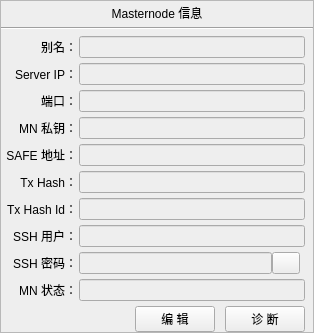
<?xml version="1.0" encoding="UTF-8"?>
<ui version="4.0">
 <class>CurrentMasternode</class>
 <widget class="QWidget" name="CurrentMasternode">
  <property name="geometry">
   <rect>
    <x>0</x>
    <y>0</y>
    <width>314</width>
    <height>322</height>
   </rect>
  </property>
  <property name="windowTitle">
   <string>Form</string>
  </property>
  <property name="autoFillBackground">
   <bool>false</bool>
  </property>
  <property name="styleSheet">
   <string notr="true">QWidget#CurrentMasternode{ 
border-image:url(:/images/dlg_bk2.png);
}
QWidget{
background:#EEEEEE;
}
</string>
  </property>
  <layout class="QVBoxLayout" name="verticalLayout">
   <property name="spacing">
    <number>0</number>
   </property>
   <property name="leftMargin">
    <number>0</number>
   </property>
   <property name="topMargin">
    <number>0</number>
   </property>
   <property name="rightMargin">
    <number>0</number>
   </property>
   <property name="bottomMargin">
    <number>0</number>
   </property>
   <item>
    <widget class="QFrame" name="cmnFrame">
     <property name="styleSheet">
      <string notr="true"/>
     </property>
     <property name="frameShape">
      <enum>QFrame::StyledPanel</enum>
     </property>
     <property name="frameShadow">
      <enum>QFrame::Raised</enum>
     </property>
     <layout class="QVBoxLayout" name="verticalLayout_2">
      <property name="spacing">
       <number>2</number>
      </property>
      <property name="leftMargin">
       <number>0</number>
      </property>
      <property name="topMargin">
       <number>0</number>
      </property>
      <property name="rightMargin">
       <number>0</number>
      </property>
      <property name="bottomMargin">
       <number>0</number>
      </property>
      <item>
       <widget class="QLabel" name="label">
        <property name="sizePolicy">
         <sizepolicy hsizetype="Expanding" vsizetype="Preferred">
          <horstretch>0</horstretch>
          <verstretch>0</verstretch>
         </sizepolicy>
        </property>
        <property name="minimumSize">
         <size>
          <width>0</width>
          <height>24</height>
         </size>
        </property>
        <property name="text">
         <string>Masternode 信息</string>
        </property>
        <property name="alignment">
         <set>Qt::AlignCenter</set>
        </property>
       </widget>
      </item>
      <item>
       <widget class="Line" name="line">
        <property name="orientation">
         <enum>Qt::Horizontal</enum>
        </property>
       </widget>
      </item>
      <item>
       <layout class="QGridLayout" name="gridLayout">
        <property name="leftMargin">
         <number>5</number>
        </property>
        <property name="topMargin">
         <number>4</number>
        </property>
        <property name="rightMargin">
         <number>8</number>
        </property>
        <property name="verticalSpacing">
         <number>5</number>
        </property>
        <item row="1" column="1">
         <widget class="QLabel" name="label_6">
          <property name="sizePolicy">
           <sizepolicy hsizetype="Preferred" vsizetype="Preferred">
            <horstretch>0</horstretch>
            <verstretch>0</verstretch>
           </sizepolicy>
          </property>
          <property name="text">
           <string>Server IP：</string>
          </property>
          <property name="alignment">
           <set>Qt::AlignRight|Qt::AlignTrailing|Qt::AlignVCenter</set>
          </property>
         </widget>
        </item>
        <item row="3" column="1">
         <widget class="QLabel" name="label_12">
          <property name="sizePolicy">
           <sizepolicy hsizetype="Preferred" vsizetype="Preferred">
            <horstretch>0</horstretch>
            <verstretch>0</verstretch>
           </sizepolicy>
          </property>
          <property name="text">
           <string>MN 私钥：</string>
          </property>
          <property name="alignment">
           <set>Qt::AlignRight|Qt::AlignTrailing|Qt::AlignVCenter</set>
          </property>
         </widget>
        </item>
        <item row="2" column="1">
         <widget class="QLabel" name="label_9">
          <property name="sizePolicy">
           <sizepolicy hsizetype="Preferred" vsizetype="Preferred">
            <horstretch>0</horstretch>
            <verstretch>0</verstretch>
           </sizepolicy>
          </property>
          <property name="text">
           <string>端口：</string>
          </property>
          <property name="alignment">
           <set>Qt::AlignRight|Qt::AlignTrailing|Qt::AlignVCenter</set>
          </property>
         </widget>
        </item>
        <item row="5" column="1">
         <widget class="QLabel" name="label_18">
          <property name="sizePolicy">
           <sizepolicy hsizetype="Preferred" vsizetype="Preferred">
            <horstretch>0</horstretch>
            <verstretch>0</verstretch>
           </sizepolicy>
          </property>
          <property name="text">
           <string>Tx Hash：</string>
          </property>
          <property name="alignment">
           <set>Qt::AlignRight|Qt::AlignTrailing|Qt::AlignVCenter</set>
          </property>
         </widget>
        </item>
        <item row="0" column="1">
         <widget class="QLabel" name="label_2">
          <property name="sizePolicy">
           <sizepolicy hsizetype="Preferred" vsizetype="Preferred">
            <horstretch>0</horstretch>
            <verstretch>0</verstretch>
           </sizepolicy>
          </property>
          <property name="text">
           <string>别名：</string>
          </property>
          <property name="alignment">
           <set>Qt::AlignRight|Qt::AlignTrailing|Qt::AlignVCenter</set>
          </property>
         </widget>
        </item>
        <item row="4" column="1">
         <widget class="QLabel" name="label_15">
          <property name="sizePolicy">
           <sizepolicy hsizetype="Preferred" vsizetype="Preferred">
            <horstretch>0</horstretch>
            <verstretch>0</verstretch>
           </sizepolicy>
          </property>
          <property name="text">
           <string>SAFE 地址：</string>
          </property>
          <property name="alignment">
           <set>Qt::AlignRight|Qt::AlignTrailing|Qt::AlignVCenter</set>
          </property>
         </widget>
        </item>
        <item row="8" column="2">
         <layout class="QHBoxLayout" name="horizontalLayout">
          <property name="rightMargin">
           <number>5</number>
          </property>
          <item>
           <widget class="QLineEdit" name="lineEdit_pwd">
            <property name="enabled">
             <bool>true</bool>
            </property>
            <property name="focusPolicy">
             <enum>Qt::NoFocus</enum>
            </property>
            <property name="contextMenuPolicy">
             <enum>Qt::PreventContextMenu</enum>
            </property>
           </widget>
          </item>
          <item>
           <widget class="QPushButton" name="pushButton">
            <property name="sizePolicy">
             <sizepolicy hsizetype="Minimum" vsizetype="Fixed">
              <horstretch>0</horstretch>
              <verstretch>0</verstretch>
             </sizepolicy>
            </property>
            <property name="minimumSize">
             <size>
              <width>20</width>
              <height>0</height>
             </size>
            </property>
            <property name="maximumSize">
             <size>
              <width>28</width>
              <height>16777215</height>
             </size>
            </property>
            <property name="text">
             <string/>
            </property>
            <property name="icon">
             <iconset resource="../images.qrc">
              <normaloff>:/images/ic_search_nor.png</normaloff>:/images/ic_search_nor.png</iconset>
            </property>
           </widget>
          </item>
         </layout>
        </item>
        <item row="0" column="2">
         <widget class="QLineEdit" name="lineEdit_alias">
          <property name="enabled">
           <bool>true</bool>
          </property>
          <property name="focusPolicy">
           <enum>Qt::NoFocus</enum>
          </property>
          <property name="contextMenuPolicy">
           <enum>Qt::PreventContextMenu</enum>
          </property>
         </widget>
        </item>
        <item row="1" column="2">
         <widget class="QLineEdit" name="lineEdit_ip">
          <property name="enabled">
           <bool>true</bool>
          </property>
          <property name="focusPolicy">
           <enum>Qt::NoFocus</enum>
          </property>
          <property name="contextMenuPolicy">
           <enum>Qt::PreventContextMenu</enum>
          </property>
         </widget>
        </item>
        <item row="7" column="2">
         <widget class="QLineEdit" name="lineEdit_root">
          <property name="enabled">
           <bool>true</bool>
          </property>
          <property name="focusPolicy">
           <enum>Qt::NoFocus</enum>
          </property>
          <property name="contextMenuPolicy">
           <enum>Qt::PreventContextMenu</enum>
          </property>
         </widget>
        </item>
        <item row="6" column="2">
         <widget class="QLineEdit" name="lineEdit_id">
          <property name="enabled">
           <bool>true</bool>
          </property>
          <property name="focusPolicy">
           <enum>Qt::NoFocus</enum>
          </property>
          <property name="contextMenuPolicy">
           <enum>Qt::PreventContextMenu</enum>
          </property>
         </widget>
        </item>
        <item row="9" column="2">
         <widget class="QLineEdit" name="lineEdit_status">
          <property name="enabled">
           <bool>true</bool>
          </property>
          <property name="focusPolicy">
           <enum>Qt::NoFocus</enum>
          </property>
          <property name="contextMenuPolicy">
           <enum>Qt::PreventContextMenu</enum>
          </property>
         </widget>
        </item>
        <item row="5" column="2">
         <widget class="QLineEdit" name="lineEdit_hash">
          <property name="enabled">
           <bool>true</bool>
          </property>
          <property name="focusPolicy">
           <enum>Qt::NoFocus</enum>
          </property>
          <property name="contextMenuPolicy">
           <enum>Qt::PreventContextMenu</enum>
          </property>
         </widget>
        </item>
        <item row="4" column="2">
         <widget class="QLineEdit" name="lineEdit_addr">
          <property name="enabled">
           <bool>true</bool>
          </property>
          <property name="focusPolicy">
           <enum>Qt::NoFocus</enum>
          </property>
          <property name="contextMenuPolicy">
           <enum>Qt::PreventContextMenu</enum>
          </property>
         </widget>
        </item>
        <item row="2" column="2">
         <widget class="QLineEdit" name="lineEdit_port">
          <property name="enabled">
           <bool>true</bool>
          </property>
          <property name="focusPolicy">
           <enum>Qt::NoFocus</enum>
          </property>
          <property name="contextMenuPolicy">
           <enum>Qt::PreventContextMenu</enum>
          </property>
         </widget>
        </item>
        <item row="3" column="2">
         <widget class="QLineEdit" name="lineEdit_prikey">
          <property name="enabled">
           <bool>true</bool>
          </property>
          <property name="focusPolicy">
           <enum>Qt::NoFocus</enum>
          </property>
          <property name="contextMenuPolicy">
           <enum>Qt::PreventContextMenu</enum>
          </property>
         </widget>
        </item>
        <item row="9" column="1">
         <widget class="QLabel" name="label_30">
          <property name="sizePolicy">
           <sizepolicy hsizetype="Preferred" vsizetype="Preferred">
            <horstretch>0</horstretch>
            <verstretch>0</verstretch>
           </sizepolicy>
          </property>
          <property name="text">
           <string>MN 状态：</string>
          </property>
          <property name="alignment">
           <set>Qt::AlignRight|Qt::AlignTrailing|Qt::AlignVCenter</set>
          </property>
         </widget>
        </item>
        <item row="7" column="1">
         <widget class="QLabel" name="label_24">
          <property name="sizePolicy">
           <sizepolicy hsizetype="Preferred" vsizetype="Preferred">
            <horstretch>0</horstretch>
            <verstretch>0</verstretch>
           </sizepolicy>
          </property>
          <property name="text">
           <string>SSH 用户：</string>
          </property>
          <property name="alignment">
           <set>Qt::AlignRight|Qt::AlignTrailing|Qt::AlignVCenter</set>
          </property>
         </widget>
        </item>
        <item row="8" column="1">
         <widget class="QLabel" name="label_27">
          <property name="sizePolicy">
           <sizepolicy hsizetype="Preferred" vsizetype="Preferred">
            <horstretch>0</horstretch>
            <verstretch>0</verstretch>
           </sizepolicy>
          </property>
          <property name="text">
           <string>SSH 密码：</string>
          </property>
          <property name="alignment">
           <set>Qt::AlignRight|Qt::AlignTrailing|Qt::AlignVCenter</set>
          </property>
         </widget>
        </item>
        <item row="6" column="1">
         <widget class="QLabel" name="label_21">
          <property name="sizePolicy">
           <sizepolicy hsizetype="Preferred" vsizetype="Preferred">
            <horstretch>0</horstretch>
            <verstretch>0</verstretch>
           </sizepolicy>
          </property>
          <property name="text">
           <string>Tx Hash Id：</string>
          </property>
          <property name="alignment">
           <set>Qt::AlignRight|Qt::AlignTrailing|Qt::AlignVCenter</set>
          </property>
         </widget>
        </item>
        <item row="10" column="2">
         <layout class="QHBoxLayout" name="horizontalLayout_3">
          <property name="spacing">
           <number>10</number>
          </property>
          <item>
           <spacer name="horizontalSpacer">
            <property name="orientation">
             <enum>Qt::Horizontal</enum>
            </property>
            <property name="sizeHint" stdset="0">
             <size>
              <width>40</width>
              <height>20</height>
             </size>
            </property>
           </spacer>
          </item>
          <item>
           <widget class="QPushButton" name="pb_edit">
            <property name="styleSheet">
             <string notr="true"/>
            </property>
            <property name="text">
             <string>编 辑</string>
            </property>
            <property name="icon">
             <iconset resource="../images.qrc">
              <normaloff>:/images/emo_setting_btn.png</normaloff>:/images/emo_setting_btn.png</iconset>
            </property>
            <property name="flat">
             <bool>false</bool>
            </property>
           </widget>
          </item>
          <item>
           <widget class="QPushButton" name="pb_dig">
            <property name="text">
             <string>诊 断</string>
            </property>
            <property name="icon">
             <iconset resource="../images.qrc">
              <normaloff>:/images/toright_btn.png</normaloff>:/images/toright_btn.png</iconset>
            </property>
           </widget>
          </item>
         </layout>
        </item>
       </layout>
      </item>
      <item>
       <spacer name="verticalSpacer">
        <property name="orientation">
         <enum>Qt::Vertical</enum>
        </property>
        <property name="sizeHint" stdset="0">
         <size>
          <width>20</width>
          <height>40</height>
         </size>
        </property>
       </spacer>
      </item>
     </layout>
    </widget>
   </item>
  </layout>
 </widget>
 <resources>
  <include location="../images.qrc"/>
 </resources>
 <connections/>
</ui>
